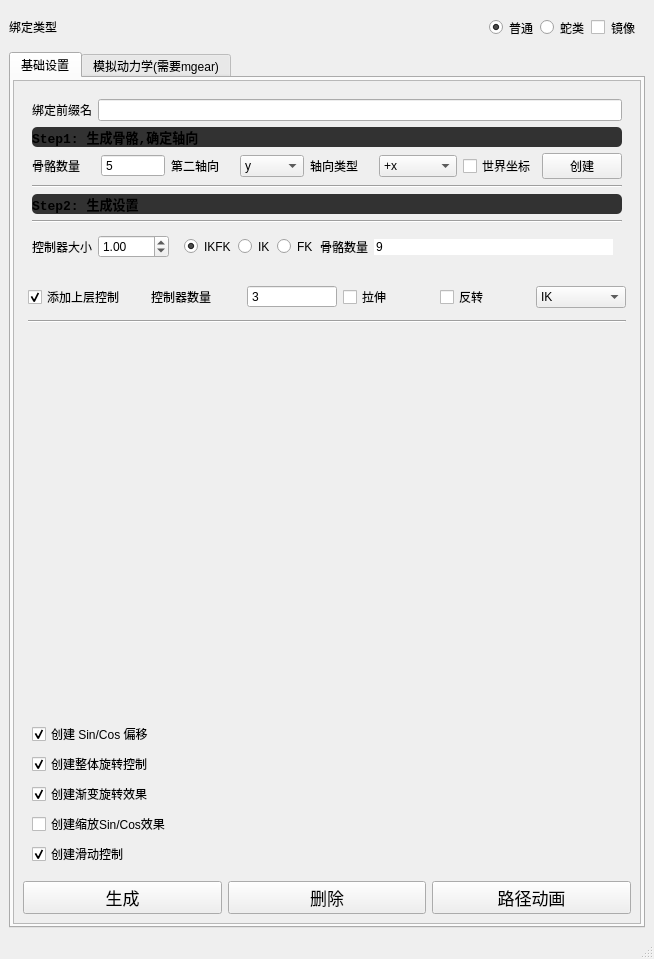
<?xml version="1.0" encoding="UTF-8"?>
<ui version="4.0">
 <class>MainWindow</class>
 <widget class="QMainWindow" name="MainWindow">
  <property name="geometry">
   <rect>
    <x>0</x>
    <y>0</y>
    <width>654</width>
    <height>959</height>
   </rect>
  </property>
  <property name="sizePolicy">
   <sizepolicy hsizetype="Preferred" vsizetype="Preferred">
    <horstretch>0</horstretch>
    <verstretch>0</verstretch>
   </sizepolicy>
  </property>
  <property name="minimumSize">
   <size>
    <width>5</width>
    <height>5</height>
   </size>
  </property>
  <property name="windowTitle">
   <string>MainWindow</string>
  </property>
  <property name="styleSheet">
   <string notr="true"/>
  </property>
  <widget class="QWidget" name="centralwidget">
   <layout class="QVBoxLayout" name="verticalLayout">
    <item>
     <layout class="QHBoxLayout" name="horizontalLayout_2">
      <property name="spacing">
       <number>7</number>
      </property>
      <property name="sizeConstraint">
       <enum>QLayout::SetDefaultConstraint</enum>
      </property>
      <item>
       <widget class="QLabel" name="label_2">
        <property name="sizePolicy">
         <sizepolicy hsizetype="Expanding" vsizetype="Fixed">
          <horstretch>0</horstretch>
          <verstretch>0</verstretch>
         </sizepolicy>
        </property>
        <property name="text">
         <string>绑定类型</string>
        </property>
       </widget>
      </item>
      <item>
       <widget class="QGroupBox" name="groupBox_4">
        <property name="styleSheet">
         <string notr="true">border: 0px;</string>
        </property>
        <property name="title">
         <string/>
        </property>
        <layout class="QHBoxLayout" name="horizontalLayout_12">
         <item>
          <widget class="QRadioButton" name="custom_rb">
           <property name="sizePolicy">
            <sizepolicy hsizetype="Fixed" vsizetype="Fixed">
             <horstretch>0</horstretch>
             <verstretch>0</verstretch>
            </sizepolicy>
           </property>
           <property name="text">
            <string>普通</string>
           </property>
           <property name="checked">
            <bool>true</bool>
           </property>
          </widget>
         </item>
         <item>
          <widget class="QRadioButton" name="snake_rb">
           <property name="sizePolicy">
            <sizepolicy hsizetype="Fixed" vsizetype="Fixed">
             <horstretch>0</horstretch>
             <verstretch>0</verstretch>
            </sizepolicy>
           </property>
           <property name="text">
            <string>蛇类</string>
           </property>
          </widget>
         </item>
         <item>
          <widget class="QCheckBox" name="mirror_cb">
           <property name="text">
            <string>镜像</string>
           </property>
          </widget>
         </item>
        </layout>
       </widget>
      </item>
     </layout>
    </item>
    <item>
     <widget class="QTabWidget" name="tabWidget">
      <property name="currentIndex">
       <number>0</number>
      </property>
      <widget class="QWidget" name="setting_wdgt">
       <attribute name="title">
        <string>基础设置</string>
       </attribute>
       <layout class="QVBoxLayout" name="verticalLayout_3">
        <property name="leftMargin">
         <number>2</number>
        </property>
        <property name="topMargin">
         <number>2</number>
        </property>
        <property name="rightMargin">
         <number>2</number>
        </property>
        <property name="bottomMargin">
         <number>2</number>
        </property>
        <item>
         <widget class="QScrollArea" name="scrollArea">
          <property name="sizePolicy">
           <sizepolicy hsizetype="Preferred" vsizetype="Preferred">
            <horstretch>0</horstretch>
            <verstretch>0</verstretch>
           </sizepolicy>
          </property>
          <property name="minimumSize">
           <size>
            <width>5</width>
            <height>5</height>
           </size>
          </property>
          <property name="widgetResizable">
           <bool>true</bool>
          </property>
          <widget class="QWidget" name="scrollAreaWidgetContents">
           <property name="geometry">
            <rect>
             <x>0</x>
             <y>0</y>
             <width>620</width>
             <height>805</height>
            </rect>
           </property>
           <property name="minimumSize">
            <size>
             <width>5</width>
             <height>0</height>
            </size>
           </property>
           <layout class="QVBoxLayout" name="verticalLayout_2">
            <item>
             <widget class="QWidget" name="custom_widget" native="true">
              <property name="sizePolicy">
               <sizepolicy hsizetype="Preferred" vsizetype="Preferred">
                <horstretch>0</horstretch>
                <verstretch>0</verstretch>
               </sizepolicy>
              </property>
              <layout class="QVBoxLayout" name="verticalLayout_4">
               <item>
                <layout class="QHBoxLayout" name="horizontalLayout_5">
                 <item>
                  <widget class="QLabel" name="label_20">
                   <property name="text">
                    <string>绑定前缀名</string>
                   </property>
                  </widget>
                 </item>
                 <item>
                  <widget class="QLineEdit" name="rigName_le"/>
                 </item>
                </layout>
               </item>
               <item>
                <widget class="QLabel" name="label_17">
                 <property name="sizePolicy">
                  <sizepolicy hsizetype="Expanding" vsizetype="Minimum">
                   <horstretch>0</horstretch>
                   <verstretch>0</verstretch>
                  </sizepolicy>
                 </property>
                 <property name="font">
                  <font>
                   <family>Consolas</family>
                   <pointsize>10</pointsize>
                   <weight>75</weight>
                   <italic>false</italic>
                   <bold>true</bold>
                  </font>
                 </property>
                 <property name="styleSheet">
                  <string notr="true">QLabel {
background-color: rgb(50, 50, 50);
border-radius:5px;
}</string>
                 </property>
                 <property name="text">
                  <string>Step1: 生成骨骼,确定轴向</string>
                 </property>
                 <property name="textFormat">
                  <enum>Qt::AutoText</enum>
                 </property>
                </widget>
               </item>
               <item>
                <layout class="QHBoxLayout" name="horizontalLayout">
                 <item>
                  <widget class="QLabel" name="label_3">
                   <property name="text">
                    <string>骨骼数量</string>
                   </property>
                  </widget>
                 </item>
                 <item>
                  <widget class="QSpinBox" name="jntNum_spin_2">
                   <property name="buttonSymbols">
                    <enum>QAbstractSpinBox::NoButtons</enum>
                   </property>
                   <property name="minimum">
                    <number>1</number>
                   </property>
                   <property name="maximum">
                    <number>999999</number>
                   </property>
                   <property name="value">
                    <number>5</number>
                   </property>
                  </widget>
                 </item>
                 <item>
                  <widget class="QLabel" name="label_4">
                   <property name="text">
                    <string>第二轴向</string>
                   </property>
                  </widget>
                 </item>
                 <item>
                  <widget class="QComboBox" name="sec_axis_cb">
                   <item>
                    <property name="text">
                     <string>y</string>
                    </property>
                   </item>
                   <item>
                    <property name="text">
                     <string>z</string>
                    </property>
                   </item>
                  </widget>
                 </item>
                 <item>
                  <widget class="QLabel" name="label_6">
                   <property name="text">
                    <string>轴向类型</string>
                   </property>
                  </widget>
                 </item>
                 <item>
                  <widget class="QComboBox" name="type_cb">
                   <item>
                    <property name="text">
                     <string>+x</string>
                    </property>
                   </item>
                   <item>
                    <property name="text">
                     <string>-x</string>
                    </property>
                   </item>
                   <item>
                    <property name="text">
                     <string>+y</string>
                    </property>
                   </item>
                   <item>
                    <property name="text">
                     <string>-y</string>
                    </property>
                   </item>
                   <item>
                    <property name="text">
                     <string>+z</string>
                    </property>
                   </item>
                   <item>
                    <property name="text">
                     <string>-z</string>
                    </property>
                   </item>
                   <item>
                    <property name="text">
                     <string>首骨骼</string>
                    </property>
                   </item>
                   <item>
                    <property name="text">
                     <string>首尾骨骼</string>
                    </property>
                   </item>
                  </widget>
                 </item>
                 <item>
                  <widget class="QCheckBox" name="world_cb">
                   <property name="text">
                    <string>世界坐标</string>
                   </property>
                  </widget>
                 </item>
                 <item>
                  <widget class="QPushButton" name="create_jnt_btn">
                   <property name="text">
                    <string>创建</string>
                   </property>
                  </widget>
                 </item>
                </layout>
               </item>
               <item>
                <widget class="Line" name="line">
                 <property name="orientation">
                  <enum>Qt::Horizontal</enum>
                 </property>
                </widget>
               </item>
               <item>
                <widget class="QLabel" name="label_5">
                 <property name="sizePolicy">
                  <sizepolicy hsizetype="Expanding" vsizetype="Fixed">
                   <horstretch>0</horstretch>
                   <verstretch>0</verstretch>
                  </sizepolicy>
                 </property>
                 <property name="font">
                  <font>
                   <family>Consolas</family>
                   <pointsize>10</pointsize>
                   <weight>75</weight>
                   <italic>false</italic>
                   <bold>true</bold>
                  </font>
                 </property>
                 <property name="styleSheet">
                  <string notr="true">QLabel {
background-color: rgb(50, 50, 50);
border-radius:5px;
}</string>
                 </property>
                 <property name="text">
                  <string>Step2: 生成设置</string>
                 </property>
                </widget>
               </item>
               <item>
                <widget class="Line" name="line_4">
                 <property name="orientation">
                  <enum>Qt::Horizontal</enum>
                 </property>
                </widget>
               </item>
               <item>
                <layout class="QHBoxLayout" name="horizontalLayout_10" stretch="0,0,0">
                 <item>
                  <widget class="QLabel" name="label_7">
                   <property name="text">
                    <string>控制器大小</string>
                   </property>
                  </widget>
                 </item>
                 <item>
                  <widget class="QDoubleSpinBox" name="custom_spin">
                   <property name="maximum">
                    <double>9999.000000000000000</double>
                   </property>
                   <property name="value">
                    <double>1.000000000000000</double>
                   </property>
                  </widget>
                 </item>
                 <item>
                  <widget class="QGroupBox" name="groupBox_3">
                   <property name="sizePolicy">
                    <sizepolicy hsizetype="Expanding" vsizetype="Fixed">
                     <horstretch>0</horstretch>
                     <verstretch>0</verstretch>
                    </sizepolicy>
                   </property>
                   <property name="styleSheet">
                    <string notr="true">border: 0px;</string>
                   </property>
                   <property name="title">
                    <string/>
                   </property>
                   <layout class="QHBoxLayout" name="horizontalLayout_11">
                    <item>
                     <widget class="QRadioButton" name="ikfkType">
                      <property name="sizePolicy">
                       <sizepolicy hsizetype="Preferred" vsizetype="Fixed">
                        <horstretch>0</horstretch>
                        <verstretch>0</verstretch>
                       </sizepolicy>
                      </property>
                      <property name="text">
                       <string>IKFK</string>
                      </property>
                      <property name="checked">
                       <bool>true</bool>
                      </property>
                     </widget>
                    </item>
                    <item>
                     <widget class="QRadioButton" name="ikType">
                      <property name="sizePolicy">
                       <sizepolicy hsizetype="Preferred" vsizetype="Fixed">
                        <horstretch>0</horstretch>
                        <verstretch>0</verstretch>
                       </sizepolicy>
                      </property>
                      <property name="text">
                       <string>IK</string>
                      </property>
                     </widget>
                    </item>
                    <item>
                     <widget class="QRadioButton" name="fkType">
                      <property name="sizePolicy">
                       <sizepolicy hsizetype="Preferred" vsizetype="Fixed">
                        <horstretch>0</horstretch>
                        <verstretch>0</verstretch>
                       </sizepolicy>
                      </property>
                      <property name="text">
                       <string>FK</string>
                      </property>
                     </widget>
                    </item>
                    <item>
                     <widget class="QLabel" name="label_13">
                      <property name="sizePolicy">
                       <sizepolicy hsizetype="Fixed" vsizetype="Minimum">
                        <horstretch>0</horstretch>
                        <verstretch>0</verstretch>
                       </sizepolicy>
                      </property>
                      <property name="text">
                       <string>骨骼数量</string>
                      </property>
                     </widget>
                    </item>
                    <item>
                     <widget class="QSpinBox" name="jntNum_spin">
                      <property name="sizePolicy">
                       <sizepolicy hsizetype="Expanding" vsizetype="Fixed">
                        <horstretch>0</horstretch>
                        <verstretch>0</verstretch>
                       </sizepolicy>
                      </property>
                      <property name="buttonSymbols">
                       <enum>QAbstractSpinBox::NoButtons</enum>
                      </property>
                      <property name="minimum">
                       <number>4</number>
                      </property>
                      <property name="maximum">
                       <number>99999</number>
                      </property>
                      <property name="value">
                       <number>9</number>
                      </property>
                     </widget>
                    </item>
                   </layout>
                  </widget>
                 </item>
                </layout>
               </item>
              </layout>
             </widget>
            </item>
            <item>
             <widget class="QWidget" name="upper_widget" native="true">
              <layout class="QVBoxLayout" name="verticalLayout_6">
               <property name="leftMargin">
                <number>5</number>
               </property>
               <property name="topMargin">
                <number>0</number>
               </property>
               <property name="rightMargin">
                <number>5</number>
               </property>
               <property name="bottomMargin">
                <number>5</number>
               </property>
               <item>
                <layout class="QHBoxLayout" name="horizontalLayout_19">
                 <property name="topMargin">
                  <number>5</number>
                 </property>
                 <property name="bottomMargin">
                  <number>5</number>
                 </property>
                 <item>
                  <widget class="QCheckBox" name="addUpperCb">
                   <property name="sizePolicy">
                    <sizepolicy hsizetype="Preferred" vsizetype="Fixed">
                     <horstretch>0</horstretch>
                     <verstretch>0</verstretch>
                    </sizepolicy>
                   </property>
                   <property name="text">
                    <string>添加上层控制</string>
                   </property>
                   <property name="checked">
                    <bool>true</bool>
                   </property>
                  </widget>
                 </item>
                 <item>
                  <spacer name="horizontalSpacer_2">
                   <property name="orientation">
                    <enum>Qt::Horizontal</enum>
                   </property>
                   <property name="sizeType">
                    <enum>QSizePolicy::Fixed</enum>
                   </property>
                   <property name="sizeHint" stdset="0">
                    <size>
                     <width>20</width>
                     <height>20</height>
                    </size>
                   </property>
                  </spacer>
                 </item>
                 <item>
                  <widget class="QLabel" name="label_16">
                   <property name="sizePolicy">
                    <sizepolicy hsizetype="Preferred" vsizetype="Fixed">
                     <horstretch>0</horstretch>
                     <verstretch>0</verstretch>
                    </sizepolicy>
                   </property>
                   <property name="text">
                    <string>控制器数量</string>
                   </property>
                  </widget>
                 </item>
                 <item>
                  <widget class="QSpinBox" name="upperNum_spin">
                   <property name="sizePolicy">
                    <sizepolicy hsizetype="Preferred" vsizetype="Fixed">
                     <horstretch>0</horstretch>
                     <verstretch>0</verstretch>
                    </sizepolicy>
                   </property>
                   <property name="alignment">
                    <set>Qt::AlignLeading|Qt::AlignLeft|Qt::AlignVCenter</set>
                   </property>
                   <property name="buttonSymbols">
                    <enum>QAbstractSpinBox::NoButtons</enum>
                   </property>
                   <property name="minimum">
                    <number>2</number>
                   </property>
                   <property name="maximum">
                    <number>999999</number>
                   </property>
                   <property name="value">
                    <number>3</number>
                   </property>
                  </widget>
                 </item>
                 <item>
                  <widget class="QCheckBox" name="stretch_cb">
                   <property name="sizePolicy">
                    <sizepolicy hsizetype="Preferred" vsizetype="Fixed">
                     <horstretch>0</horstretch>
                     <verstretch>0</verstretch>
                    </sizepolicy>
                   </property>
                   <property name="text">
                    <string>拉伸</string>
                   </property>
                  </widget>
                 </item>
                 <item>
                  <widget class="QCheckBox" name="reverse_cb">
                   <property name="sizePolicy">
                    <sizepolicy hsizetype="Preferred" vsizetype="Fixed">
                     <horstretch>0</horstretch>
                     <verstretch>0</verstretch>
                    </sizepolicy>
                   </property>
                   <property name="text">
                    <string>反转</string>
                   </property>
                  </widget>
                 </item>
                 <item>
                  <widget class="QComboBox" name="upperType_cb">
                   <property name="currentIndex">
                    <number>1</number>
                   </property>
                   <item>
                    <property name="text">
                     <string>IKFK</string>
                    </property>
                   </item>
                   <item>
                    <property name="text">
                     <string>IK</string>
                    </property>
                   </item>
                   <item>
                    <property name="text">
                     <string>FK</string>
                    </property>
                   </item>
                  </widget>
                 </item>
                </layout>
               </item>
               <item>
                <widget class="Line" name="line_5">
                 <property name="orientation">
                  <enum>Qt::Horizontal</enum>
                 </property>
                </widget>
               </item>
               <item>
                <spacer name="verticalSpacer">
                 <property name="orientation">
                  <enum>Qt::Vertical</enum>
                 </property>
                 <property name="sizeHint" stdset="0">
                  <size>
                   <width>20</width>
                   <height>40</height>
                  </size>
                 </property>
                </spacer>
               </item>
              </layout>
             </widget>
            </item>
            <item>
             <widget class="QWidget" name="snake_widget" native="true">
              <layout class="QVBoxLayout" name="verticalLayout_10">
               <item>
                <widget class="QCheckBox" name="sinCos_cb">
                 <property name="text">
                  <string>创建 Sin/Cos 偏移</string>
                 </property>
                 <property name="checked">
                  <bool>true</bool>
                 </property>
                </widget>
               </item>
               <item>
                <widget class="QCheckBox" name="rotate_cb">
                 <property name="text">
                  <string>创建整体旋转控制</string>
                 </property>
                 <property name="checked">
                  <bool>true</bool>
                 </property>
                </widget>
               </item>
               <item>
                <widget class="QCheckBox" name="curly_cb">
                 <property name="text">
                  <string>创建渐变旋转效果</string>
                 </property>
                 <property name="checked">
                  <bool>true</bool>
                 </property>
                </widget>
               </item>
               <item>
                <widget class="QCheckBox" name="drum_cb">
                 <property name="text">
                  <string>创建缩放Sin/Cos效果</string>
                 </property>
                 <property name="checked">
                  <bool>false</bool>
                 </property>
                </widget>
               </item>
               <item>
                <widget class="QCheckBox" name="slider_cb">
                 <property name="sizePolicy">
                  <sizepolicy hsizetype="Fixed" vsizetype="Fixed">
                   <horstretch>0</horstretch>
                   <verstretch>0</verstretch>
                  </sizepolicy>
                 </property>
                 <property name="text">
                  <string>创建滑动控制</string>
                 </property>
                 <property name="checked">
                  <bool>true</bool>
                 </property>
                </widget>
               </item>
              </layout>
             </widget>
            </item>
            <item>
             <layout class="QHBoxLayout" name="horizontalLayout_6">
              <item>
               <widget class="QPushButton" name="rig_btn">
                <property name="font">
                 <font>
                  <pointsize>13</pointsize>
                 </font>
                </property>
                <property name="text">
                 <string>生成</string>
                </property>
               </widget>
              </item>
              <item>
               <widget class="QPushButton" name="delete_btn">
                <property name="font">
                 <font>
                  <pointsize>13</pointsize>
                 </font>
                </property>
                <property name="text">
                 <string>删除</string>
                </property>
               </widget>
              </item>
              <item>
               <widget class="QPushButton" name="motion_btn">
                <property name="font">
                 <font>
                  <pointsize>13</pointsize>
                 </font>
                </property>
                <property name="text">
                 <string>路径动画</string>
                </property>
               </widget>
              </item>
             </layout>
            </item>
           </layout>
          </widget>
         </widget>
        </item>
       </layout>
      </widget>
      <widget class="QWidget" name="tab">
       <attribute name="title">
        <string>模拟动力学(需要mgear)</string>
       </attribute>
       <layout class="QVBoxLayout" name="verticalLayout_11">
        <item>
         <layout class="QVBoxLayout" name="verticalLayout_5">
          <item>
           <widget class="QLabel" name="label_21">
            <property name="sizePolicy">
             <sizepolicy hsizetype="Expanding" vsizetype="Preferred">
              <horstretch>0</horstretch>
              <verstretch>0</verstretch>
             </sizepolicy>
            </property>
            <property name="font">
             <font>
              <family>Consolas</family>
              <pointsize>10</pointsize>
              <weight>75</weight>
              <italic>false</italic>
              <bold>true</bold>
             </font>
            </property>
            <property name="styleSheet">
             <string notr="true">QLabel {
background-color: rgb(50, 50, 50);
border-radius:5px;
}</string>
            </property>
            <property name="text">
             <string>Dynamics</string>
            </property>
            <property name="textFormat">
             <enum>Qt::AutoText</enum>
            </property>
           </widget>
          </item>
          <item>
           <layout class="QHBoxLayout" name="horizontalLayout_17">
            <item>
             <widget class="QLabel" name="label">
              <property name="text">
               <string>前缀名</string>
              </property>
             </widget>
            </item>
            <item>
             <widget class="QLineEdit" name="prefix_le"/>
            </item>
           </layout>
          </item>
          <item>
           <layout class="QHBoxLayout" name="horizontalLayout_7">
            <item>
             <widget class="QPushButton" name="attrCtrl_btn">
              <property name="text">
               <string>加载属性控制器</string>
              </property>
             </widget>
            </item>
            <item>
             <widget class="QLineEdit" name="attrCtrl_le"/>
            </item>
           </layout>
          </item>
          <item>
           <layout class="QHBoxLayout" name="horizontalLayout_8">
            <item>
             <widget class="QPushButton" name="obj_btn">
              <property name="text">
               <string>加载物体</string>
              </property>
             </widget>
            </item>
            <item>
             <widget class="QLineEdit" name="obj_le"/>
            </item>
           </layout>
          </item>
          <item>
           <widget class="QPushButton" name="setup_btn">
            <property name="text">
             <string>创建</string>
            </property>
           </widget>
          </item>
         </layout>
        </item>
        <item>
         <widget class="Line" name="line_6">
          <property name="orientation">
           <enum>Qt::Horizontal</enum>
          </property>
         </widget>
        </item>
        <item>
         <widget class="Line" name="line_3">
          <property name="sizePolicy">
           <sizepolicy hsizetype="Fixed" vsizetype="Expanding">
            <horstretch>0</horstretch>
            <verstretch>0</verstretch>
           </sizepolicy>
          </property>
          <property name="orientation">
           <enum>Qt::Vertical</enum>
          </property>
         </widget>
        </item>
       </layout>
      </widget>
     </widget>
    </item>
   </layout>
  </widget>
  <widget class="QMenuBar" name="menubar">
   <property name="geometry">
    <rect>
     <x>0</x>
     <y>0</y>
     <width>654</width>
     <height>26</height>
    </rect>
   </property>
   <property name="defaultUp">
    <bool>false</bool>
   </property>
  </widget>
  <widget class="QStatusBar" name="statusbar"/>
  <action name="actionExport_Weights">
   <property name="text">
    <string>Export Weights</string>
   </property>
  </action>
  <action name="actionImport_Weights">
   <property name="text">
    <string>Import Weights</string>
   </property>
  </action>
  <action name="actionExport_Settings">
   <property name="text">
    <string>Export Settings</string>
   </property>
  </action>
  <action name="actionImport_Settings">
   <property name="text">
    <string>Import Settings</string>
   </property>
  </action>
 </widget>
 <resources/>
 <connections/>
</ui>
